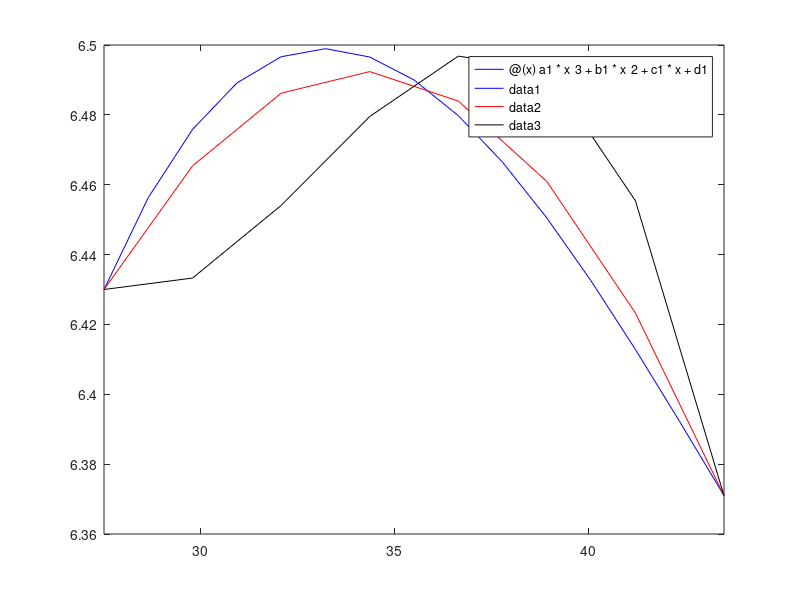

The MATLAB source for this figure:
x0 = 27.5;
x1 = 35.5;
x2 = 43.5;
y0 = 6.430;
y1 = 6.490;
y2 = 6.371;

A = [x0^3 x0^2 x0 1 0 0 0 0;
    x1^3 x1^2 x1 1 0 0 0 0;
    0 0 0 0 x1^3 x1^2 x1 1;
    0 0 0 0 x2^3 x2^2 x2 1;
    3*x1^2 2*x1 1 0 -3*x1^2 -2*x1 -1 0;
    6*x1 2 0 0 -6*x1 -2 0 0;
    6*x2 2 0 0 0 0 0 0;
    0 0 0 0 6*x2 2 0 0]
B = [y0;y1;y1;y2;0;0;0;0]

Ainv = inv(A);

C = Ainv*B
a1=C(1);b1=C(2);c1=C(3);d1=C(4);a2=C(5);b2=C(6);c2=C(7);d2=C(8);

s1 = @(x) a1*x^3 + b1*x^2 + c1*x +d1;
s2 = @(x) a2*x^3 + b2*x^2 + c2*x +d2;

fplot(s1,[x0 x1],'b');
hold on
fplot(s2,[x1 x2],'b');

f2 = @(x) (x-x1)/(x0-x1)*(x-x2)/(x0-x2)*y0 + (x-x0)/(x1-x0)*(x-x2)/(x1-x2)*y1 + (x-x0)/(x2-x0)*(x-x1)/(x2-x1)*y2;
fplot(f2,[x0 x2],'r');

x3 = 19.5;
y3 = 6.742;
f3 = @(x) (x-x0)/(x3-x0)*(x-x1)/(x3-x1)*(x-x2)/(x3-x2)*y3 + (x-x3)/(x0-x3)*(x-x1)/(x0-x1)*(x-x2)/(x0-x2)*y0 + (x-x3)/(x1-x3)*(x-x0)/(x1-x0)*(x-x2)/(x1-x2)*y1 + (x-x3)/(x2-x3)*(x-x0)/(x2-x0)*(x-x1)/(x2-x1)*y2;
fplot(f3,[x0 x2],'k')

CubicSpline = s1(34)
Legrange2 = f2(34)
Legrange3 = f3(34)